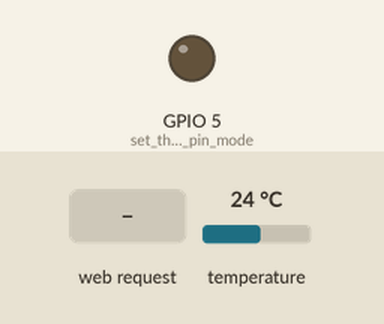
Recording of a sketch running on a simulated ESP32. Shown: output pins drawn as LEDs (lit = HIGH). The test bench sets the inputs (shaded band); at power-on: temperature 24 °C. WiFi joins after 1.5 s; servers stay silent unless stated; what the sketch prints to the serial monitor is not drawn.

Above: at 2.7 s.
2.8 s: HTTP request GET /H received
At 3.9 s:
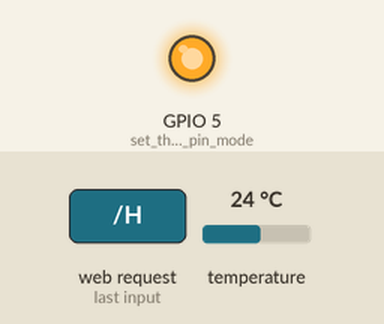
4.3 s: HTTP request GET /L received
At 5.0 s:
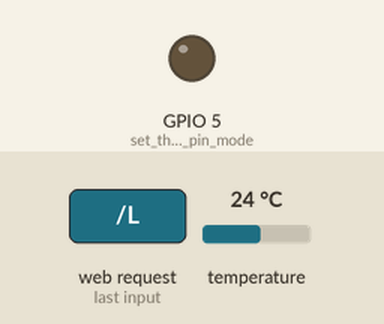
Timing chart, 0 to 7.3 s (numbered marks = the images above; inputs shaded):
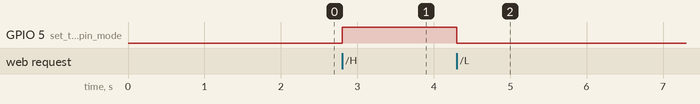

Measured:
- after the input at 2.8 s, GPIO 5 (set_the_LED_pin_mode): LOW → HIGH at once
- after the input at 4.3 s, GPIO 5 (set_the_LED_pin_mode): HIGH → LOW at once

The sketch:

WaterTempSensor.ino
```cpp
#include <WiFi.h>
#include <OneWire.h>
#include <DallasTemperature.h>

// network connection
const char* ssid     = "Forte10";
const char* password = "3033334876";

// sensor name
const String sensorName = "Water";

// GPIO where the DS18B20 is connected to
const int oneWireBus = 4;

// Setup a oneWire instance to communicate with any OneWire devices
OneWire oneWire(oneWireBus);

// Pass our oneWire reference to Dallas Temperature sensor
DallasTemperature sensors(&oneWire);

// initialize wifi server
WiFiServer server(80);

void setup()
{
    Serial.begin(115200);
    pinMode(5, OUTPUT);      // set the LED pin mode

    // Start the DS18B20 sensor
    sensors.begin();

    delay(10);

    // We start by connecting to a WiFi network
    Serial.println();
    Serial.println();
    Serial.print("Connecting to ");
    Serial.println(ssid);

    WiFi.begin(ssid, password);

    while (WiFi.status() != WL_CONNECTED) {
        delay(500);
        Serial.print(".");
    }

    Serial.println("");
    Serial.println("WiFi connected.");
    Serial.println("IP address: ");
    Serial.println(WiFi.localIP());

    server.begin();

}

int value = 0;

void loop(){
 WiFiClient client = server.available();   // listen for incoming clients

  if (client) {                             // if you get a client,
    Serial.println("New Client.");           // print a message out the serial port
    String currentLine = "";                // make a String to hold incoming data from the client
    while (client.connected()) {            // loop while the client's connected
      if (client.available()) {             // if there's bytes to read from the client,
        char c = client.read();             // read a byte, then
        Serial.write(c);                    // print it out the serial monitor
        if (c == '\n') {                    // if the byte is a newline character

          // if the current line is blank, you got two newline characters in a row.
          // that's the end of the client HTTP request, so send a response:
          if (currentLine.length() == 0) {
            // get temperature
            sensors.requestTemperatures();
            String temp = String(sensors.getTempFByIndex(0),1);

            client.println("HTTP/1.1 200 OK");
            client.println("Content-Type: application/json; charset=utf-8");
            // client.println("Server: Microsoft-IIS/10.0");
            client.println();

            // the content of the HTTP response follows the header:
            client.println("{\"sensor\":\"" + sensorName + "\",\"temperature\":" + temp + "}");
            //client.println("46")
            // client.print("Click <a href=\"/H\">here</a> to turn the LED on pin 5 on.<br>");
            // client.print("Click <a href=\"/L\">here</a> to turn the LED on pin 5 off.<br>");

            // The HTTP response ends with another blank line:
            client.println();
            // break out of the while loop:
            break;
          } else {    // if you got a newline, then clear currentLine:
            currentLine = "";
          }
        } else if (c != '\r') {  // if you got anything else but a carriage return character,
          currentLine += c;      // add it to the end of the currentLine
        }

        // Check to see if the client request was "GET /H" or "GET /L":
        if (currentLine.endsWith("GET /H")) {
          digitalWrite(5, HIGH);               // GET /H turns the LED on
        }
        if (currentLine.endsWith("GET /L")) {
          digitalWrite(5, LOW);                // GET /L turns the LED off
        }
      }
    }
    // close the connection:
    client.stop();
    Serial.println("Client Disconnected.");
  }
}
```
